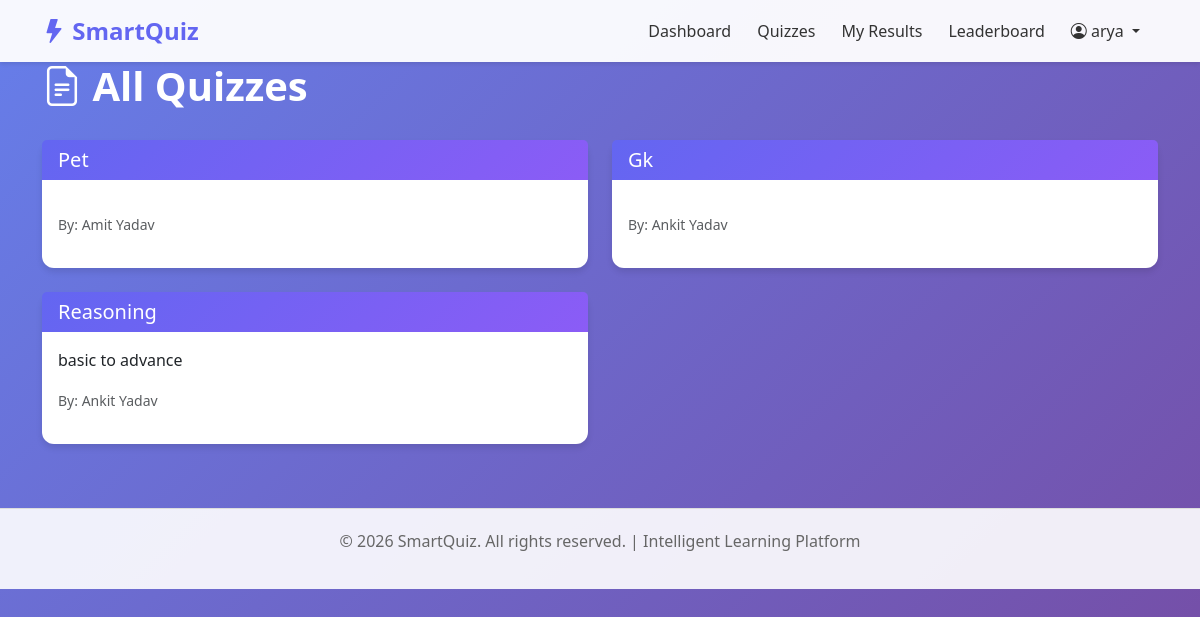
/quizzes/all/ (signed in), run on the app's committed database.
### accounts/models.py (models this page shows, shortened)
class User(AbstractUser):
    USER_ROLES = (
        ('admin', 'Administrator'),
        ('teacher', 'Teacher'),
        ('student', 'Student'),
    )
    role = models.CharField(max_length=10, choices=USER_ROLES, default='student')
    profile_picture = models.ImageField(upload_to='profile_pictures/', null=True, blank=True)
    bio = models.TextField(null=True, blank=True)
    created_at = models.DateTimeField(auto_now_add=True)
    updated_at = models.DateTimeField(auto_now=True)
    class Meta:
        ordering = ['-created_at']

### quizzes/models.py (models this page shows, shortened)
class Quiz(models.Model):
    title = models.CharField(max_length=255)
    description = models.TextField(null=True, blank=True)
    created_by = models.ForeignKey(User, on_delete=models.CASCADE, limit_choices_to={'role': 'teacher'})
    subject = models.CharField(max_length=100, null=True, blank=True)
    duration_minutes = models.IntegerField(default=30)
    total_questions = models.IntegerField(default=0)
    is_published = models.BooleanField(default=False)
    created_at = models.DateTimeField(auto_now_add=True)
    updated_at = models.DateTimeField(auto_now=True)
    class Meta:
        ordering = ['-created_at']

### quizzes/views.py (the view)
# urls.py: path('all/', views.all_quizzes, name='all_quizzes'),
def all_quizzes(request):
    quizzes = Quiz.objects.filter(is_published=True).select_related('created_by')
    context = {
        'quizzes': quizzes,
    }
    return render(request, 'quizzes/all_quizzes.html', context)

### templates/quizzes/all_quizzes.html (shortened to what this page needs)
{% extends 'base.html' %}
{% block content %}
<h1 class="page-title"><i class="bi bi-file-earmark-text"></i> All Quizzes</h1>
<div class="row mt-4">
    {% if quizzes %}
        {% for quiz in quizzes %}
            <div class="col-md-6 mb-4">
                <div class="card">
                    <div class="card-header">
                        <h5 class="mb-0">{{ quiz.title }}</h5>
                    </div>
                    <div class="card-body">
                        <p>{{ quiz.description }}</p>
                        <p><small class="text-muted">By: {{ quiz.created_by.first_name }} {{ quiz.created_by.last_name }}</small></p>
                    </div>
                </div>
            </div>
        {% endfor %}
    {% else %}
        <div class="col-md-12">
            <div class="alert alert-info">No quizzes available.</div>
        </div>
    {% endif %}
</div>
{% endblock %}

### templates/base.html (shortened to what this page needs)
<!DOCTYPE html>
<html lang="en">
<head>
    <link href="https://cdn.jsdelivr.net/npm/bootstrap@5.3.0/dist/css/bootstrap.min.css" rel="stylesheet">
    <link href="https://cdn.jsdelivr.net/npm/bootstrap-icons@1.11.0/font/bootstrap-icons.css" rel="stylesheet">
</head>
<body>
    <nav class="navbar navbar-expand-lg navbar-light sticky-top">
        <div class="container">
            <a class="navbar-brand" href="{% url 'home' %}">
                <i class="bi bi-lightning-fill"></i> SmartQuiz
            </a>
            <div class="collapse navbar-collapse" id="navbarNav">
                <ul class="navbar-nav ms-auto">
                    {% if user.is_authenticated %}
                        {% if user.role == 'teacher' %}
                            <li class="nav-item">
                                <a class="nav-link" href="{% url 'teachers:dashboard' %}">Dashboard</a>
                            </li>
                            <li class="nav-item">
                                <a class="nav-link" href="{% url 'teachers:quiz_list' %}">My Quizzes</a>
                            </li>
                        {% elif user.role == 'student' %}
                            <li class="nav-item">
                                <a class="nav-link" href="{% url 'students:dashboard' %}">Dashboard</a>
                            </li>
                            <li class="nav-item">
                                <a class="nav-link" href="{% url 'students:quizzes' %}">Quizzes</a>
                            </li>
                            <li class="nav-item">
                                <a class="nav-link" href="{% url 'students:results' %}">My Results</a>
                            </li>
                            <li class="nav-item">
                                <a class="nav-link" href="{% url 'students:leaderboard' %}">Leaderboard</a>
                            </li>
                        {% endif %}
                        <li class="nav-item dropdown">
                            <a class="nav-link dropdown-toggle" href="#" id="userDropdown" role="button" data-bs-toggle="dropdown">
                                <i class="bi bi-person-circle"></i> {{ user.username }}
                            </a>
                        </li>
                    {% endif %}
                </ul>
            </div>
        </div>
    </nav>
    <div class="container">
        {% block content %}{% endblock %}
    </div>
    <footer class="footer">
        <div class="container">
            <p>&copy; 2026 SmartQuiz. All rights reserved. | Intelligent Learning Platform</p>
        </div>
    </footer>
</body>
</html>

### templates/base.html (style rules this page uses)
:root { --primary-color: #6366f1; --secondary-color: #8b5cf6; --success-color: #10b981; --danger-color: #ef4444; --warning-color: #f59e0b; }
body { background: linear-gradient(135deg, #667eea 0%, #764ba2 100%); min-height: 100vh; font-family: 'Segoe UI', Tahoma, Geneva, Verdana, sans-serif; }
.navbar { background: rgba(255, 255, 255, 0.95) !important; box-shadow: 0 2px 4px rgba(0,0,0,0.1); }
.navbar-brand { font-weight: 700; font-size: 1.5rem; color: var(--primary-color) !important; }
.nav-link { color: #333 !important; margin-right: 10px; transition: color 0.3s; }
.card { border: none; border-radius: 12px; box-shadow: 0 4px 6px rgba(0,0,0,0.1); transition: transform 0.3s, box-shadow 0.3s; }
.card-header { background: linear-gradient(135deg, var(--primary-color) 0%, var(--secondary-color) 100%); color: white; border: none; border-radius: 12px 12px 0 0; }
.footer { background: rgba(255, 255, 255, 0.9); padding: 20px; text-align: center; color: #666; margin-top: 40px; border-top: 1px solid #ddd; }
.page-title { color: white; font-weight: 700; margin-bottom: 30px; }

### data on the page
User: username "arya"
Quiz: title "Pet", created_by.first_name "Amit", created_by.last_name "Yadav"
Quiz: title "Gk", created_by.first_name "Ankit", created_by.last_name "Yadav"
Quiz: title "Reasoning", description "basic to advance", created_by.first_name "Ankit", created_by.last_name "Yadav"
